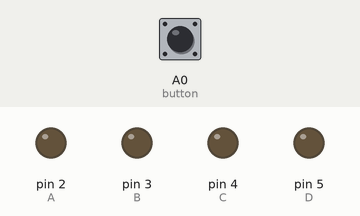
Recording of a sketch running on a simulated Arduino Uno, built with avr-gcc and run on an emulated ATmega328P. Shown: output pins drawn as LEDs (lit = HIGH). Inputs (shaded band) come from the test bench; at power-on: A0 (button) HIGH.

Above: at 1.2 s.
1.3 s: A0 (button) pulled LOW for 1 s
At 3.1 s:
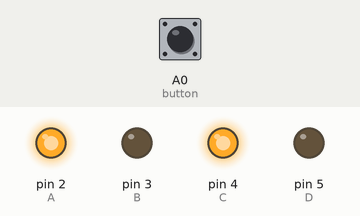
3.8 s: A0 (button) pulled LOW for 0.15 s
At 4.4 s:
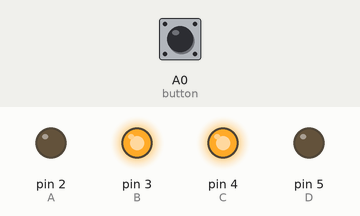
5.5 s: A0 (button) pulled LOW for 0.15 s
At 6.9 s:
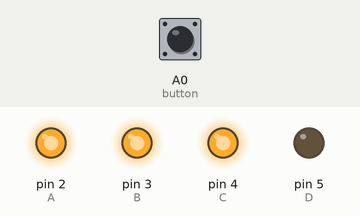
7.2 s: A0 (button) pulled LOW for 3.2 s
At 11.7 s:
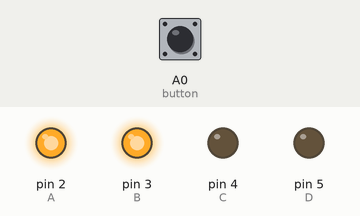
Timing chart, 0 to 12.9 s (numbered marks = the images above; inputs shaded):
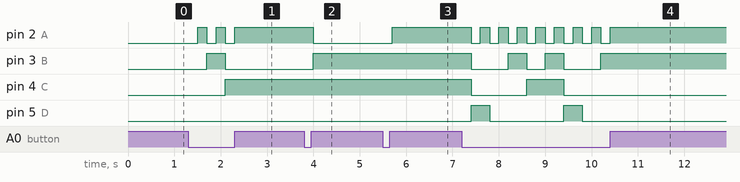

Measured:
- after the input at 1.3 s, pin 2 (A): alternates HIGH for 0.20 s and LOW for 0.20 s, 5 changes in all, then stays HIGH, starting after 0.20 s; pin 3 (B): LOW → HIGH after 0.40 s, → LOW 0.40 s later; pin 4 (C): LOW → HIGH after 0.80 s
- after the input at 3.8 s, pin 2 (A): HIGH → LOW after 0.20 s; pin 3 (B): LOW → HIGH after 0.20 s
- after the input at 5.5 s, pin 2 (A): LOW → HIGH after 0.20 s
- after the input at 7.2 s, pin 2 (A): alternates HIGH for 0.20 s and LOW for 0.20 s, 16 changes in all, then stays HIGH, starting after 0.20 s; pin 3 (B): goes LOW 0.80 s, HIGH 0.40 s, LOW 0.40 s, HIGH 0.40 s, LOW 0.80 s, then HIGH, starting after 0.20 s

The sketch:

CD4511.ino
```cpp
/*
  Example of how to drive a seven segment display using HCF4511 or similar

 This sketch drive the display in order to show a number from 0 to 9 everytime a button connected to A0 is pressed.

*/

//Declaration of Arduino pins used as HCF4511 inputs
const int A=2;
const int B=3;
const int C=4;
const int D=5;

void setup() {
  pinMode(A0, INPUT);
  pinMode(A, OUTPUT); //LSB
  pinMode(B, OUTPUT);
  pinMode(C, OUTPUT);
  pinMode(D, OUTPUT); //MSB

}

int count = 0; //the variable used to show the number

void loop() {
  if (digitalRead(A0) == LOW) //if button is pressed
    {
    count++;
    delay(200); //the delay prevent from button bouncing
    if (count == 10) //we want to count from 0 to 9!
      count = 0;
    to_BCD(); //convert to binary
    }

  if (count == 10)
    count = 0;

}

void to_BCD()
{
    if (count == 0) //write 0000
	{
      digitalWrite(A, LOW);
      digitalWrite(B, LOW);
      digitalWrite(C, LOW);
      digitalWrite(D, LOW);
    }

    if (count == 1) //write 0001
	{
      digitalWrite(A, HIGH);
      digitalWrite(B, LOW);
      digitalWrite(C, LOW);
      digitalWrite(D, LOW);
    }

    if (count == 2) //write 0010
	{
      digitalWrite(A, LOW);
      digitalWrite(B, HIGH);
      digitalWrite(C, LOW);
      digitalWrite(D, LOW);
    }

    if (count == 3) //write 0011
	{
      digitalWrite(A, HIGH);
      digitalWrite(B, HIGH);
      digitalWrite(C, LOW);
      digitalWrite(D, LOW);
    }

    if (count == 4) //write 0100
	{
      digitalWrite(A, LOW);
      digitalWrite(B, LOW);
      digitalWrite(C, HIGH);
      digitalWrite(D, LOW);
    }

    if (count == 5) //write 0101
	{
      digitalWrite(A, HIGH);
      digitalWrite(B, LOW);
      digitalWrite(C, HIGH);
      digitalWrite(D, LOW);
    }

    if (count == 6) //write 0110
	{
      digitalWrite(A, LOW);
      digitalWrite(B, HIGH);
      digitalWrite(C, HIGH);
      digitalWrite(D, LOW);
    }

    if (count == 7) //write 0111
	{
      digitalWrite(A, HIGH);
      digitalWrite(B, HIGH);
      digitalWrite(C, HIGH);
      digitalWrite(D, LOW);
    }

    if (count == 8) //write 1000
	{
      digitalWrite(A, LOW);
      digitalWrite(B, LOW);
      digitalWrite(C, LOW);
      digitalWrite(D, HIGH);
    }

    if (count == 9) //write 1001
	{
      digitalWrite(A, HIGH);
      digitalWrite(B, LOW);
      digitalWrite(C, LOW);
      digitalWrite(D, HIGH);
    }

  //delay(1000);
}
```
